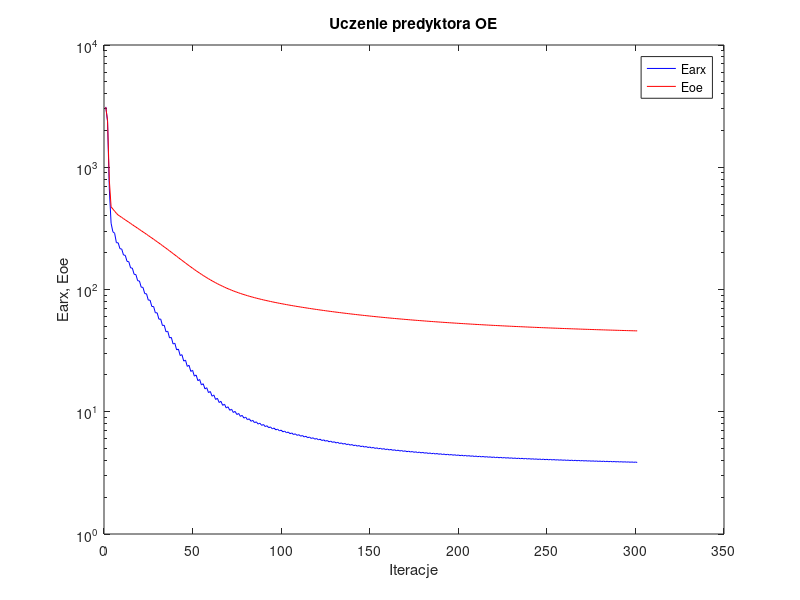
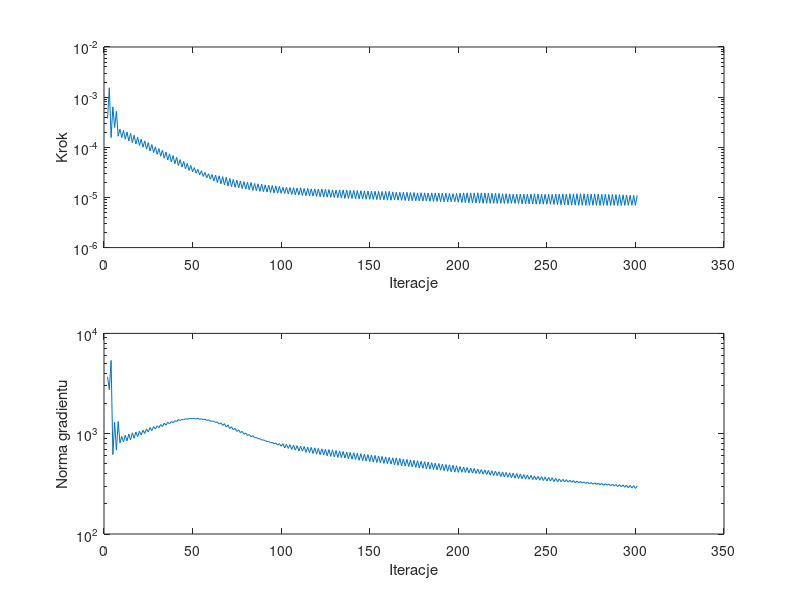

MATLAB code for these plots, in order:
%uczenie predyktora oe
clear all;
n=0; farx(n+1)=3.117383e+003; foe(n+1)=3.106175e+003; wspucz(n+1)=0.000000e+000; ng(n+1)=0.000000e+000;
n=1; farx(n+1)=2.372031e+003; foe(n+1)=2.410825e+003; krok(n+1)=3.748417e-004; ng(n+1)=3.693885e+003;
n=2; farx(n+1)=6.647714e+002; foe(n+1)=7.834467e+002; krok(n+1)=1.532691e-003; ng(n+1)=2.744840e+003;
n=3; farx(n+1)=3.486926e+002; foe(n+1)=4.749398e+002; krok(n+1)=1.562643e-004; ng(n+1)=5.377694e+003;
n=4; farx(n+1)=2.965919e+002; foe(n+1)=4.551956e+002; krok(n+1)=6.399708e-004; ng(n+1)=6.190037e+002;
n=5; farx(n+1)=2.886439e+002; foe(n+1)=4.372714e+002; krok(n+1)=2.478815e-004; ng(n+1)=1.298479e+003;
n=6; farx(n+1)=2.412444e+002; foe(n+1)=4.201810e+002; krok(n+1)=5.216764e-004; ng(n+1)=6.848508e+002;
n=7; farx(n+1)=2.410640e+002; foe(n+1)=4.066412e+002; krok(n+1)=1.662532e-004; ng(n+1)=1.323321e+003;
n=8; farx(n+1)=2.156003e+002; foe(n+1)=3.974232e+002; krok(n+1)=2.302017e-004; ng(n+1)=8.078385e+002;
n=9; farx(n+1)=2.144458e+002; foe(n+1)=3.887184e+002; krok(n+1)=1.563635e-004; ng(n+1)=9.379406e+002;
n=10; farx(n+1)=1.914752e+002; foe(n+1)=3.798722e+002; krok(n+1)=2.162683e-004; ng(n+1)=8.282165e+002;
n=11; farx(n+1)=1.904249e+002; foe(n+1)=3.715066e+002; krok(n+1)=1.451493e-004; ng(n+1)=9.661487e+002;
n=12; farx(n+1)=1.698163e+002; foe(n+1)=3.630525e+002; krok(n+1)=2.014683e-004; ng(n+1)=8.488572e+002;
n=13; farx(n+1)=1.688730e+002; foe(n+1)=3.550522e+002; krok(n+1)=1.340733e-004; ng(n+1)=9.900082e+002;
n=14; farx(n+1)=1.502987e+002; foe(n+1)=3.469440e+002; krok(n+1)=1.900372e-004; ng(n+1)=8.680227e+002;
n=15; farx(n+1)=1.495866e+002; foe(n+1)=3.392675e+002; krok(n+1)=1.239407e-004; ng(n+1)=1.021144e+003;
n=16; farx(n+1)=1.331480e+002; foe(n+1)=3.315449e+002; krok(n+1)=1.736749e-004; ng(n+1)=9.000432e+002;
n=17; farx(n+1)=1.325149e+002; foe(n+1)=3.242389e+002; krok(n+1)=1.161197e-004; ng(n+1)=1.038409e+003;
n=18; farx(n+1)=1.179568e+002; foe(n+1)=3.168806e+002; krok(n+1)=1.582138e-004; ng(n+1)=9.346846e+002;
n=19; farx(n+1)=1.174342e+002; foe(n+1)=3.099014e+002; krok(n+1)=1.085565e-004; ng(n+1)=1.058196e+003;
n=20; farx(n+1)=1.044770e+002; foe(n+1)=3.028723e+002; krok(n+1)=1.445574e-004; ng(n+1)=9.710535e+002;
n=21; farx(n+1)=1.040994e+002; foe(n+1)=2.961672e+002; krok(n+1)=1.001480e-004; ng(n+1)=1.084533e+003;
n=22; farx(n+1)=9.249349e+001; foe(n+1)=2.893967e+002; krok(n+1)=1.338340e-004; ng(n+1)=1.003458e+003;
n=23; farx(n+1)=9.228715e+001; foe(n+1)=2.829234e+002; krok(n+1)=9.199795e-005; ng(n+1)=1.116919e+003;
n=24; farx(n+1)=8.186470e+001; foe(n+1)=2.763914e+002; krok(n+1)=1.239407e-004; ng(n+1)=1.037681e+003;
n=25; farx(n+1)=8.182837e+001; foe(n+1)=2.701180e+002; krok(n+1)=8.408970e-005; ng(n+1)=1.153586e+003;
n=26; farx(n+1)=7.256862e+001; foe(n+1)=2.637978e+002; krok(n+1)=1.133097e-004; ng(n+1)=1.071719e+003;
n=27; farx(n+1)=7.261922e+001; foe(n+1)=2.577512e+002; krok(n+1)=7.847260e-005; ng(n+1)=1.176077e+003;
n=28; farx(n+1)=6.439531e+001; foe(n+1)=2.516757e+002; krok(n+1)=1.022356e-004; ng(n+1)=1.112979e+003;
n=29; farx(n+1)=6.452133e+001; foe(n+1)=2.458361e+002; krok(n+1)=7.265463e-005; ng(n+1)=1.199412e+003;
n=30; farx(n+1)=5.713666e+001; foe(n+1)=2.399633e+002; krok(n+1)=9.411109e-005; ng(n+1)=1.148574e+003;
n=31; farx(n+1)=5.737076e+001; foe(n+1)=2.342961e+002; krok(n+1)=6.636294e-005; ng(n+1)=1.233479e+003;
n=32; farx(n+1)=5.070729e+001; foe(n+1)=2.286037e+002; krok(n+1)=8.763006e-005; ng(n+1)=1.179327e+003;
n=33; farx(n+1)=5.105275e+001; foe(n+1)=2.230955e+002; krok(n+1)=6.047525e-005; ng(n+1)=1.272007e+003;
n=34; farx(n+1)=4.508538e+001; foe(n+1)=2.175926e+002; krok(n+1)=8.074766e-005; ng(n+1)=1.215192e+003;
n=35; farx(n+1)=4.549341e+001; foe(n+1)=2.122710e+002; krok(n+1)=5.560902e-005; ng(n+1)=1.299149e+003;
n=36; farx(n+1)=4.016783e+001; foe(n+1)=2.069742e+002; krok(n+1)=7.395359e-005; ng(n+1)=1.254230e+003;
n=37; farx(n+1)=4.061054e+001; foe(n+1)=2.018559e+002; krok(n+1)=5.111781e-005; ng(n+1)=1.322035e+003;
n=38; farx(n+1)=3.584046e+001; foe(n+1)=1.967629e+002; krok(n+1)=6.836820e-005; ng(n+1)=1.286587e+003;
n=39; farx(n+1)=3.632629e+001; foe(n+1)=1.918467e+002; krok(n+1)=4.702476e-005; ng(n+1)=1.349835e+003;
n=40; farx(n+1)=3.205594e+001; foe(n+1)=1.869887e+002; krok(n+1)=6.291931e-005; ng(n+1)=1.320431e+003;
n=41; farx(n+1)=3.257829e+001; foe(n+1)=1.822852e+002; krok(n+1)=4.334515e-005; ng(n+1)=1.383219e+003;
n=42; farx(n+1)=2.881844e+001; foe(n+1)=1.776860e+002; krok(n+1)=5.665485e-005; ng(n+1)=1.353591e+003;
n=43; farx(n+1)=2.931705e+001; foe(n+1)=1.732516e+002; krok(n+1)=4.041939e-005; ng(n+1)=1.387657e+003;
n=44; farx(n+1)=2.596033e+001; foe(n+1)=1.689105e+002; krok(n+1)=5.219689e-005; ng(n+1)=1.378089e+003;
n=45; farx(n+1)=2.646700e+001; foe(n+1)=1.647173e+002; krok(n+1)=3.709122e-005; ng(n+1)=1.410830e+003;
n=46; farx(n+1)=2.349889e+001; foe(n+1)=1.606355e+002; krok(n+1)=4.789661e-005; ng(n+1)=1.393188e+003;
n=47; farx(n+1)=2.399242e+001; foe(n+1)=1.567134e+002; krok(n+1)=3.459210e-005; ng(n+1)=1.415825e+003;
n=48; farx(n+1)=2.137816e+001; foe(n+1)=1.529202e+002; krok(n+1)=4.341873e-005; ng(n+1)=1.412130e+003;
n=49; farx(n+1)=2.184793e+001; foe(n+1)=1.492784e+002; krok(n+1)=3.242569e-005; ng(n+1)=1.410706e+003;
n=50; farx(n+1)=1.955011e+001; foe(n+1)=1.457722e+002; krok(n+1)=3.936449e-005; ng(n+1)=1.425396e+003;
n=51; farx(n+1)=1.998666e+001; foe(n+1)=1.424109e+002; krok(n+1)=3.039391e-005; ng(n+1)=1.397365e+003;
n=52; farx(n+1)=1.795411e+001; foe(n+1)=1.391767e+002; krok(n+1)=3.631955e-005; ng(n+1)=1.426446e+003;
n=53; farx(n+1)=1.836256e+001; foe(n+1)=1.360801e+002; krok(n+1)=2.809248e-005; ng(n+1)=1.389591e+003;
n=54; farx(n+1)=1.656307e+001; foe(n+1)=1.330943e+002; krok(n+1)=3.418410e-005; ng(n+1)=1.408222e+003;
n=55; farx(n+1)=1.695399e+001; foe(n+1)=1.302517e+002; krok(n+1)=2.628202e-005; ng(n+1)=1.380722e+003;
n=56; farx(n+1)=1.536866e+001; foe(n+1)=1.275245e+002; krok(n+1)=3.158272e-005; ng(n+1)=1.397903e+003;
n=57; farx(n+1)=1.572849e+001; foe(n+1)=1.249320e+002; krok(n+1)=2.470394e-005; ng(n+1)=1.356847e+003;
n=58; farx(n+1)=1.432795e+001; foe(n+1)=1.224413e+002; krok(n+1)=2.961144e-005; ng(n+1)=1.374966e+003;
n=59; farx(n+1)=1.465861e+001; foe(n+1)=1.200808e+002; krok(n+1)=2.310648e-005; ng(n+1)=1.332484e+003;
n=60; farx(n+1)=1.340287e+001; foe(n+1)=1.178048e+002; krok(n+1)=2.860122e-005; ng(n+1)=1.339414e+003;
n=61; farx(n+1)=1.372031e+001; foe(n+1)=1.156451e+002; krok(n+1)=2.132008e-005; ng(n+1)=1.326518e+003;
n=62; farx(n+1)=1.259995e+001; foe(n+1)=1.135647e+002; krok(n+1)=2.769106e-005; ng(n+1)=1.296095e+003;
n=63; farx(n+1)=1.289589e+001; foe(n+1)=1.115959e+002; krok(n+1)=1.977673e-005; ng(n+1)=1.309242e+003;
n=64; farx(n+1)=1.189690e+001; foe(n+1)=1.096893e+002; krok(n+1)=2.703354e-005; ng(n+1)=1.246002e+003;
n=65; farx(n+1)=1.217561e+001; foe(n+1)=1.078976e+002; krok(n+1)=1.868136e-005; ng(n+1)=1.285788e+003;
n=66; farx(n+1)=1.128120e+001; foe(n+1)=1.061681e+002; krok(n+1)=2.605170e-005; ng(n+1)=1.208920e+003;
n=67; farx(n+1)=1.154143e+001; foe(n+1)=1.045364e+002; krok(n+1)=1.760998e-005; ng(n+1)=1.259693e+003;
n=68; farx(n+1)=1.074157e+001; foe(n+1)=1.029593e+002; krok(n+1)=2.531441e-005; ng(n+1)=1.162998e+003;
n=69; farx(n+1)=1.098503e+001; foe(n+1)=1.014758e+002; krok(n+1)=1.684728e-005; ng(n+1)=1.226737e+003;
n=70; farx(n+1)=1.027804e+001; foe(n+1)=1.000468e+002; krok(n+1)=2.394830e-005; ng(n+1)=1.125592e+003;
n=71; farx(n+1)=1.049798e+001; foe(n+1)=9.871057e+001; krok(n+1)=1.644725e-005; ng(n+1)=1.172527e+003;
n=72; farx(n+1)=9.864211e+000; foe(n+1)=9.741614e+001; krok(n+1)=2.286087e-005; ng(n+1)=1.091302e+003;
n=73; farx(n+1)=1.006733e+001; foe(n+1)=9.620193e+001; krok(n+1)=1.595012e-005; ng(n+1)=1.130464e+003;
n=74; farx(n+1)=9.493848e+000; foe(n+1)=9.502376e+001; krok(n+1)=2.208984e-005; ng(n+1)=1.054340e+003;
n=75; farx(n+1)=9.685026e+000; foe(n+1)=9.391389e+001; krok(n+1)=1.549259e-005; ng(n+1)=1.094291e+003;
n=76; farx(n+1)=9.165027e+000; foe(n+1)=9.284100e+001; krok(n+1)=2.122479e-005; ng(n+1)=1.021224e+003;
n=77; farx(n+1)=9.342362e+000; foe(n+1)=9.182527e+001; krok(n+1)=1.502405e-005; ng(n+1)=1.055177e+003;
n=78; farx(n+1)=8.869903e+000; foe(n+1)=9.083970e+001; krok(n+1)=2.060293e-005; ng(n+1)=9.875598e+002;
n=79; farx(n+1)=9.034873e+000; foe(n+1)=8.990772e+001; krok(n+1)=1.465430e-005; ng(n+1)=1.015848e+003;
n=80; farx(n+1)=8.601396e+000; foe(n+1)=8.900087e+001; krok(n+1)=2.006817e-005; ng(n+1)=9.613715e+002;
n=81; farx(n+1)=8.755517e+000; foe(n+1)=8.814026e+001; krok(n+1)=1.416371e-005; ng(n+1)=9.825485e+002;
n=82; farx(n+1)=8.354190e+000; foe(n+1)=8.729795e+001; krok(n+1)=1.991107e-005; ng(n+1)=9.313091e+002;
n=83; farx(n+1)=8.503246e+000; foe(n+1)=8.649730e+001; krok(n+1)=1.384553e-005; ng(n+1)=9.566125e+002;
n=84; farx(n+1)=8.135113e+000; foe(n+1)=8.572132e+001; krok(n+1)=1.900941e-005; ng(n+1)=9.145511e+002;
n=85; farx(n+1)=8.272545e+000; foe(n+1)=8.498128e+001; krok(n+1)=1.361415e-005; ng(n+1)=9.159458e+002;
n=86; farx(n+1)=7.929414e+000; foe(n+1)=8.425751e+001; krok(n+1)=1.871916e-005; ng(n+1)=8.906976e+002;
n=87; farx(n+1)=8.060233e+000; foe(n+1)=8.356500e+001; krok(n+1)=1.323611e-005; ng(n+1)=8.902081e+002;
n=88; farx(n+1)=7.739326e+000; foe(n+1)=8.288678e+001; krok(n+1)=1.847442e-005; ng(n+1)=8.672680e+002;
n=89; farx(n+1)=7.865663e+000; foe(n+1)=8.223651e+001; krok(n+1)=1.302585e-005; ng(n+1)=8.657503e+002;
n=90; farx(n+1)=7.566944e+000; foe(n+1)=8.160385e+001; krok(n+1)=1.775984e-005; ng(n+1)=8.540779e+002;
n=91; farx(n+1)=7.685048e+000; foe(n+1)=8.099510e+001; krok(n+1)=1.283755e-005; ng(n+1)=8.330536e+002;
n=92; farx(n+1)=7.404004e+000; foe(n+1)=8.039844e+001; krok(n+1)=1.749394e-005; ng(n+1)=8.364885e+002;
n=93; farx(n+1)=7.516732e+000; foe(n+1)=7.982336e+001; krok(n+1)=1.254943e-005; ng(n+1)=8.104407e+002;
n=94; farx(n+1)=7.250793e+000; foe(n+1)=7.925820e+001; krok(n+1)=1.733471e-005; ng(n+1)=8.198290e+002;
n=95; farx(n+1)=7.359919e+000; foe(n+1)=7.871228e+001; krok(n+1)=1.231075e-005; ng(n+1)=7.918064e+002;
n=96; farx(n+1)=7.108955e+000; foe(n+1)=7.817739e+001; krok(n+1)=1.694172e-005; ng(n+1)=8.084055e+002;
n=97; farx(n+1)=7.213153e+000; foe(n+1)=7.765984e+001; krok(n+1)=1.214216e-005; ng(n+1)=7.688188e+002;
n=98; farx(n+1)=6.975207e+000; foe(n+1)=7.715158e+001; krok(n+1)=1.664416e-005; ng(n+1)=7.966896e+002;
n=99; farx(n+1)=7.076684e+000; foe(n+1)=7.665897e+001; krok(n+1)=1.209447e-005; ng(n+1)=7.494734e+002;
n=100; farx(n+1)=6.852819e+000; foe(n+1)=7.617834e+001; krok(n+1)=1.588017e-005; ng(n+1)=7.951690e+002;
n=101; farx(n+1)=6.946999e+000; foe(n+1)=7.571171e+001; krok(n+1)=1.197415e-005; ng(n+1)=7.205756e+002;
n=102; farx(n+1)=6.731671e+000; foe(n+1)=7.525016e+001; krok(n+1)=1.600260e-005; ng(n+1)=7.830684e+002;
n=103; farx(n+1)=6.824945e+000; foe(n+1)=7.480092e+001; krok(n+1)=1.171380e-005; ng(n+1)=7.133815e+002;
n=104; farx(n+1)=6.619232e+000; foe(n+1)=7.435965e+001; krok(n+1)=1.572983e-005; ng(n+1)=7.771360e+002;
n=105; farx(n+1)=6.708953e+000; foe(n+1)=7.392912e+001; krok(n+1)=1.151293e-005; ng(n+1)=6.981327e+002;
n=106; farx(n+1)=6.511752e+000; foe(n+1)=7.350465e+001; krok(n+1)=1.565988e-005; ng(n+1)=7.675538e+002;
n=107; farx(n+1)=6.599183e+000; foe(n+1)=7.309050e+001; krok(n+1)=1.133131e-005; ng(n+1)=6.865843e+002;
n=108; farx(n+1)=6.410958e+000; foe(n+1)=7.268268e+001; krok(n+1)=1.539716e-005; ng(n+1)=7.603582e+002;
n=109; farx(n+1)=6.494493e+000; foe(n+1)=7.228537e+001; krok(n+1)=1.115447e-005; ng(n+1)=6.715702e+002;
n=110; farx(n+1)=6.311642e+000; foe(n+1)=7.189102e+001; krok(n+1)=1.558957e-005; ng(n+1)=7.494662e+002;
n=111; farx(n+1)=6.395480e+000; foe(n+1)=7.150514e+001; krok(n+1)=1.095376e-005; ng(n+1)=6.700801e+002;
n=112; farx(n+1)=6.221275e+000; foe(n+1)=7.112693e+001; krok(n+1)=1.511997e-005; ng(n+1)=7.456057e+002;
n=113; farx(n+1)=6.300700e+000; foe(n+1)=7.075735e+001; krok(n+1)=1.085468e-005; ng(n+1)=6.520051e+002;
n=114; farx(n+1)=6.132171e+000; foe(n+1)=7.039090e+001; krok(n+1)=1.519948e-005; ng(n+1)=7.351762e+002;
n=115; farx(n+1)=6.210901e+000; foe(n+1)=7.003262e+001; krok(n+1)=1.071362e-005; ng(n+1)=6.467812e+002;
n=116; farx(n+1)=6.049195e+000; foe(n+1)=6.968005e+001; krok(n+1)=1.486954e-005; ng(n+1)=7.304830e+002;
n=117; farx(n+1)=6.125118e+000; foe(n+1)=6.933511e+001; krok(n+1)=1.063629e-005; ng(n+1)=6.334799e+002;
n=118; farx(n+1)=5.968958e+000; foe(n+1)=6.899425e+001; krok(n+1)=1.476242e-005; ng(n+1)=7.231018e+002;
n=119; farx(n+1)=6.042999e+000; foe(n+1)=6.866044e+001; krok(n+1)=1.048504e-005; ng(n+1)=6.253412e+002;
n=120; farx(n+1)=5.892096e+000; foe(n+1)=6.833014e+001; krok(n+1)=1.470858e-005; ng(n+1)=7.146822e+002;
n=121; farx(n+1)=5.964441e+000; foe(n+1)=6.800678e+001; krok(n+1)=1.033992e-005; ng(n+1)=6.178715e+002;
n=122; farx(n+1)=5.818216e+000; foe(n+1)=6.768659e+001; krok(n+1)=1.468252e-005; ng(n+1)=7.065164e+002;
n=123; farx(n+1)=5.889452e+000; foe(n+1)=6.737278e+001; krok(n+1)=1.022121e-005; ng(n+1)=6.119043e+002;
n=124; farx(n+1)=5.748377e+000; foe(n+1)=6.706310e+001; krok(n+1)=1.448879e-005; ng(n+1)=7.002817e+002;
n=125; farx(n+1)=5.817795e+000; foe(n+1)=6.675964e+001; krok(n+1)=1.015759e-005; ng(n+1)=6.021646e+002;
n=126; farx(n+1)=5.681051e+000; foe(n+1)=6.645995e+001; krok(n+1)=1.436371e-005; ng(n+1)=6.940721e+002;
n=127; farx(n+1)=5.749400e+000; foe(n+1)=6.616560e+001; krok(n+1)=1.009346e-005; ng(n+1)=5.952362e+002;
n=128; farx(n+1)=5.617012e+000; foe(n+1)=6.587605e+001; krok(n+1)=1.414532e-005; ng(n+1)=6.892999e+002;
n=129; farx(n+1)=5.683571e+000; foe(n+1)=6.559091e+001; krok(n+1)=9.999543e-006; ng(n+1)=5.868816e+002;
n=130; farx(n+1)=5.555593e+000; foe(n+1)=6.530972e+001; krok(n+1)=1.404611e-005; ng(n+1)=6.815274e+002;
n=131; farx(n+1)=5.620289e+000; foe(n+1)=6.503341e+001; krok(n+1)=9.888364e-006; ng(n+1)=5.788940e+002;
n=132; farx(n+1)=5.495374e+000; foe(n+1)=6.475973e+001; krok(n+1)=1.414532e-005; ng(n+1)=6.727249e+002;
n=133; farx(n+1)=5.559450e+000; foe(n+1)=6.449013e+001; krok(n+1)=9.722265e-006; ng(n+1)=5.770434e+002;
n=134; farx(n+1)=5.437942e+000; foe(n+1)=6.422406e+001; krok(n+1)=1.414532e-005; ng(n+1)=6.649520e+002;
n=135; farx(n+1)=5.500819e+000; foe(n+1)=6.396168e+001; krok(n+1)=9.579475e-006; ng(n+1)=5.725874e+002;
n=136; farx(n+1)=5.383691e+000; foe(n+1)=6.370249e+001; krok(n+1)=1.404624e-005; ng(n+1)=6.563483e+002;
n=137; farx(n+1)=5.445027e+000; foe(n+1)=6.344866e+001; krok(n+1)=9.571928e-006; ng(n+1)=5.630519e+002;
n=138; farx(n+1)=5.331285e+000; foe(n+1)=6.319774e+001; krok(n+1)=1.386876e-005; ng(n+1)=6.514975e+002;
n=139; farx(n+1)=5.391414e+000; foe(n+1)=6.295138e+001; krok(n+1)=9.520265e-006; ng(n+1)=5.561766e+002;
n=140; farx(n+1)=5.280148e+000; foe(n+1)=6.270799e+001; krok(n+1)=1.384553e-005; ng(n+1)=6.457233e+002;
n=141; farx(n+1)=5.339401e+000; foe(n+1)=6.246757e+001; krok(n+1)=9.359580e-006; ng(n+1)=5.536331e+002;
n=142; farx(n+1)=5.232324e+000; foe(n+1)=6.223008e+001; krok(n+1)=1.373458e-005; ng(n+1)=6.368230e+002;
n=143; farx(n+1)=5.290022e+000; foe(n+1)=6.199771e+001; krok(n+1)=9.388408e-006; ng(n+1)=5.434875e+002;
n=144; farx(n+1)=5.185443e+000; foe(n+1)=6.176785e+001; krok(n+1)=1.360069e-005; ng(n+1)=6.326242e+002;
n=145; farx(n+1)=5.242284e+000; foe(n+1)=6.154158e+001; krok(n+1)=9.301319e-006; ng(n+1)=5.389625e+002;
n=146; farx(n+1)=5.140614e+000; foe(n+1)=6.131809e+001; krok(n+1)=1.351677e-005; ng(n+1)=6.260970e+002;
n=147; farx(n+1)=5.196333e+000; foe(n+1)=6.109816e+001; krok(n+1)=9.235984e-006; ng(n+1)=5.330398e+002;
n=148; farx(n+1)=5.097428e+000; foe(n+1)=6.088077e+001; krok(n+1)=1.344623e-005; ng(n+1)=6.194802e+002;
n=149; farx(n+1)=5.152113e+000; foe(n+1)=6.066690e+001; krok(n+1)=9.173490e-006; ng(n+1)=5.273968e+002;
n=150; farx(n+1)=5.056015e+000; foe(n+1)=6.045546e+001; krok(n+1)=1.334530e-005; ng(n+1)=6.130879e+002;
n=151; farx(n+1)=5.109647e+000; foe(n+1)=6.024771e+001; krok(n+1)=9.139546e-006; ng(n+1)=5.210360e+002;
n=152; farx(n+1)=5.015751e+000; foe(n+1)=6.004231e+001; krok(n+1)=1.328171e-005; ng(n+1)=6.075051e+002;
n=153; farx(n+1)=5.068549e+000; foe(n+1)=5.983982e+001; krok(n+1)=9.049168e-006; ng(n+1)=5.168574e+002;
n=154; farx(n+1)=4.977112e+000; foe(n+1)=5.963970e+001; krok(n+1)=1.324381e-005; ng(n+1)=6.005297e+002;
n=155; farx(n+1)=5.028967e+000; foe(n+1)=5.944263e+001; krok(n+1)=8.985823e-006; ng(n+1)=5.116612e+002;
n=156; farx(n+1)=4.939864e+000; foe(n+1)=5.924780e+001; krok(n+1)=1.318762e-005; ng(n+1)=5.940750e+002;
n=157; farx(n+1)=4.990726e+000; foe(n+1)=5.905599e+001; krok(n+1)=8.914462e-006; ng(n+1)=5.065063e+002;
n=158; farx(n+1)=4.903723e+000; foe(n+1)=5.886605e+001; krok(n+1)=1.318762e-005; ng(n+1)=5.871346e+002;
n=159; farx(n+1)=4.953805e+000; foe(n+1)=5.867903e+001; krok(n+1)=8.833238e-006; ng(n+1)=5.024097e+002;
n=160; farx(n+1)=4.868989e+000; foe(n+1)=5.849390e+001; krok(n+1)=1.315377e-005; ng(n+1)=5.804033e+002;
n=161; farx(n+1)=4.918360e+000; foe(n+1)=5.831180e+001; krok(n+1)=8.799185e-006; ng(n+1)=4.974685e+002;
n=162; farx(n+1)=4.836358e+000; foe(n+1)=5.813196e+001; krok(n+1)=1.290553e-005; ng(n+1)=5.753956e+002;
n=163; farx(n+1)=4.884586e+000; foe(n+1)=5.795586e+001; krok(n+1)=8.879922e-006; ng(n+1)=4.881859e+002;
n=164; farx(n+1)=4.804262e+000; foe(n+1)=5.778189e+001; krok(n+1)=1.270754e-005; ng(n+1)=5.727708e+002;
n=165; farx(n+1)=4.851620e+000; foe(n+1)=5.761035e+001; krok(n+1)=8.818436e-006; ng(n+1)=4.833747e+002;
n=166; farx(n+1)=4.773289e+000; foe(n+1)=5.744071e+001; krok(n+1)=1.266631e-005; ng(n+1)=5.662532e+002;
n=167; farx(n+1)=4.819733e+000; foe(n+1)=5.727366e+001; krok(n+1)=8.756691e-006; ng(n+1)=4.784102e+002;
n=168; farx(n+1)=4.742955e+000; foe(n+1)=5.710810e+001; krok(n+1)=1.270754e-005; ng(n+1)=5.595408e+002;
n=169; farx(n+1)=4.788968e+000; foe(n+1)=5.694483e+001; krok(n+1)=8.682944e-006; ng(n+1)=4.756275e+002;
n=170; farx(n+1)=4.713883e+000; foe(n+1)=5.678359e+001; krok(n+1)=1.265721e-005; ng(n+1)=5.538895e+002;
n=171; farx(n+1)=4.759085e+000; foe(n+1)=5.662439e+001; krok(n+1)=8.610243e-006; ng(n+1)=4.713608e+002;
n=172; farx(n+1)=4.686077e+000; foe(n+1)=5.646690e+001; krok(n+1)=1.259797e-005; ng(n+1)=5.470675e+002;
n=173; farx(n+1)=4.730438e+000; foe(n+1)=5.631214e+001; krok(n+1)=8.610243e-006; ng(n+1)=4.652891e+002;
n=174; farx(n+1)=4.658903e+000; foe(n+1)=5.615899e+001; krok(n+1)=1.251675e-005; ng(n+1)=5.424107e+002;
n=175; farx(n+1)=4.702867e+000; foe(n+1)=5.600802e+001; krok(n+1)=8.600086e-006; ng(n+1)=4.612736e+002;
n=176; farx(n+1)=4.633109e+000; foe(n+1)=5.585936e+001; krok(n+1)=1.231075e-005; ng(n+1)=5.387869e+002;
n=177; farx(n+1)=4.675812e+000; foe(n+1)=5.571267e+001; krok(n+1)=8.546025e-006; ng(n+1)=4.548027e+002;
n=178; farx(n+1)=4.607501e+000; foe(n+1)=5.556704e+001; krok(n+1)=1.240823e-005; ng(n+1)=5.310088e+002;
n=179; farx(n+1)=4.649833e+000; foe(n+1)=5.542362e+001; krok(n+1)=8.488840e-006; ng(n+1)=4.520242e+002;
n=180; farx(n+1)=4.582991e+000; foe(n+1)=5.528177e+001; krok(n+1)=1.233369e-005; ng(n+1)=5.259605e+002;
n=181; farx(n+1)=4.624728e+000; foe(n+1)=5.514193e+001; krok(n+1)=8.466097e-006; ng(n+1)=4.475749e+002;
n=182; farx(n+1)=4.559284e+000; foe(n+1)=5.500382e+001; krok(n+1)=1.224850e-005; ng(n+1)=5.212293e+002;
n=183; farx(n+1)=4.600086e+000; foe(n+1)=5.486746e+001; krok(n+1)=8.379583e-006; ng(n+1)=4.431732e+002;
n=184; farx(n+1)=4.536067e+000; foe(n+1)=5.473200e+001; krok(n+1)=1.234279e-005; ng(n+1)=5.134256e+002;
n=185; farx(n+1)=4.576436e+000; foe(n+1)=5.459874e+001; krok(n+1)=8.333245e-006; ng(n+1)=4.399675e+002;
n=186; farx(n+1)=4.513715e+000; foe(n+1)=5.446672e+001; krok(n+1)=1.228282e-005; ng(n+1)=5.084623e+002;
n=187; farx(n+1)=4.553605e+000; foe(n+1)=5.433669e+001; krok(n+1)=8.316918e-006; ng(n+1)=4.359145e+002;
n=188; farx(n+1)=4.491949e+000; foe(n+1)=5.420821e+001; krok(n+1)=1.222055e-005; ng(n+1)=5.042467e+002;
n=189; farx(n+1)=4.531256e+000; foe(n+1)=5.408111e+001; krok(n+1)=8.245016e-006; ng(n+1)=4.327122e+002;
n=190; farx(n+1)=4.470977e+000; foe(n+1)=5.395544e+001; krok(n+1)=1.221656e-005; ng(n+1)=4.980611e+002;
n=191; farx(n+1)=4.509710e+000; foe(n+1)=5.383144e+001; krok(n+1)=8.219763e-006; ng(n+1)=4.284972e+002;
n=192; farx(n+1)=4.450898e+000; foe(n+1)=5.370891e+001; krok(n+1)=1.209645e-005; ng(n+1)=4.932881e+002;
n=193; farx(n+1)=4.488884e+000; foe(n+1)=5.358826e+001; krok(n+1)=8.226685e-006; ng(n+1)=4.228198e+002;
n=194; farx(n+1)=4.431424e+000; foe(n+1)=5.346884e+001; krok(n+1)=1.197415e-005; ng(n+1)=4.888517e+002;
n=195; farx(n+1)=4.468710e+000; foe(n+1)=5.335136e+001; krok(n+1)=8.229150e-006; ng(n+1)=4.174818e+002;
n=196; farx(n+1)=4.412307e+000; foe(n+1)=5.323493e+001; krok(n+1)=1.191521e-005; ng(n+1)=4.844048e+002;
n=197; farx(n+1)=4.449049e+000; foe(n+1)=5.312017e+001; krok(n+1)=8.186754e-006; ng(n+1)=4.138410e+002;
n=198; farx(n+1)=4.393495e+000; foe(n+1)=5.300640e+001; krok(n+1)=1.195092e-005; ng(n+1)=4.792094e+002;
n=199; farx(n+1)=4.429624e+000; foe(n+1)=5.289396e+001; krok(n+1)=8.058704e-006; ng(n+1)=4.117855e+002;
n=200; farx(n+1)=4.374710e+000; foe(n+1)=5.278197e+001; krok(n+1)=1.222055e-005; ng(n+1)=4.713688e+002;
n=201; farx(n+1)=4.410749e+000; foe(n+1)=5.267115e+001; krok(n+1)=7.920990e-006; ng(n+1)=4.131525e+002;
n=202; farx(n+1)=4.356827e+000; foe(n+1)=5.256127e+001; krok(n+1)=1.231075e-005; ng(n+1)=4.649619e+002;
n=203; farx(n+1)=4.392368e+000; foe(n+1)=5.245274e+001; krok(n+1)=7.840842e-006; ng(n+1)=4.108813e+002;
n=204; farx(n+1)=4.339595e+000; foe(n+1)=5.234497e+001; krok(n+1)=1.234279e-005; ng(n+1)=4.588271e+002;
n=205; farx(n+1)=4.374667e+000; foe(n+1)=5.223897e+001; krok(n+1)=7.821846e-006; ng(n+1)=4.071164e+002;
n=206; farx(n+1)=4.322805e+000; foe(n+1)=5.213387e+001; krok(n+1)=1.229246e-005; ng(n+1)=4.545624e+002;
n=207; farx(n+1)=4.357405e+000; foe(n+1)=5.203023e+001; krok(n+1)=7.784140e-006; ng(n+1)=4.038514e+002;
n=208; farx(n+1)=4.306341e+000; foe(n+1)=5.192751e+001; krok(n+1)=1.231075e-005; ng(n+1)=4.497465e+002;
n=209; farx(n+1)=4.340427e+000; foe(n+1)=5.182596e+001; krok(n+1)=7.698578e-006; ng(n+1)=4.016619e+002;
n=210; farx(n+1)=4.290304e+000; foe(n+1)=5.172501e+001; krok(n+1)=1.240823e-005; ng(n+1)=4.434169e+002;
n=211; farx(n+1)=4.324124e+000; foe(n+1)=5.162555e+001; krok(n+1)=7.675753e-006; ng(n+1)=3.991766e+002;
n=212; farx(n+1)=4.274891e+000; foe(n+1)=5.152722e+001; krok(n+1)=1.231075e-005; ng(n+1)=4.397322e+002;
n=213; farx(n+1)=4.308146e+000; foe(n+1)=5.143008e+001; krok(n+1)=7.640629e-006; ng(n+1)=3.953348e+002;
n=214; farx(n+1)=4.259897e+000; foe(n+1)=5.133381e+001; krok(n+1)=1.229246e-005; ng(n+1)=4.346892e+002;
n=215; farx(n+1)=4.292722e+000; foe(n+1)=5.123893e+001; krok(n+1)=7.635955e-006; ng(n+1)=3.914530e+002;
n=216; farx(n+1)=4.245496e+000; foe(n+1)=5.114508e+001; krok(n+1)=1.215525e-005; ng(n+1)=4.309772e+002;
n=217; farx(n+1)=4.277710e+000; foe(n+1)=5.105266e+001; krok(n+1)=7.640629e-006; ng(n+1)=3.863083e+002;
n=218; farx(n+1)=4.231317e+000; foe(n+1)=5.096101e+001; krok(n+1)=1.209645e-005; ng(n+1)=4.269043e+002;
n=219; farx(n+1)=4.263136e+000; foe(n+1)=5.087067e+001; krok(n+1)=7.632581e-006; ng(n+1)=3.827569e+002;
n=220; farx(n+1)=4.217260e+000; foe(n+1)=5.078126e+001; krok(n+1)=1.209447e-005; ng(n+1)=4.232107e+002;
n=221; farx(n+1)=4.248762e+000; foe(n+1)=5.069252e+001; krok(n+1)=7.559406e-006; ng(n+1)=3.814018e+002;
n=222; farx(n+1)=4.204241e+000; foe(n+1)=5.060480e+001; krok(n+1)=1.197415e-005; ng(n+1)=4.180055e+002;
n=223; farx(n+1)=4.235085e+000; foe(n+1)=5.051874e+001; krok(n+1)=7.637023e-006; ng(n+1)=3.741209e+002;
n=224; farx(n+1)=4.191113e+000; foe(n+1)=5.043351e+001; krok(n+1)=1.184623e-005; ng(n+1)=4.157310e+002;
n=225; farx(n+1)=4.221498e+000; foe(n+1)=5.034923e+001; krok(n+1)=7.585237e-006; ng(n+1)=3.713786e+002;
n=226; farx(n+1)=4.178365e+000; foe(n+1)=5.026558e+001; krok(n+1)=1.185899e-005; ng(n+1)=4.106558e+002;
n=227; farx(n+1)=4.208412e+000; foe(n+1)=5.018314e+001; krok(n+1)=7.586438e-006; ng(n+1)=3.679954e+002;
n=228; farx(n+1)=4.166122e+000; foe(n+1)=5.010154e+001; krok(n+1)=1.171829e-005; ng(n+1)=4.075644e+002;
n=229; farx(n+1)=4.195722e+000; foe(n+1)=5.002113e+001; krok(n+1)=7.618246e-006; ng(n+1)=3.632567e+002;
n=230; farx(n+1)=4.154040e+000; foe(n+1)=4.994160e+001; krok(n+1)=1.161317e-005; ng(n+1)=4.048732e+002;
n=231; farx(n+1)=4.183241e+000; foe(n+1)=4.986290e+001; krok(n+1)=7.598479e-006; ng(n+1)=3.602179e+002;
n=232; farx(n+1)=4.142266e+000; foe(n+1)=4.978504e+001; krok(n+1)=1.157184e-005; ng(n+1)=4.010560e+002;
n=233; farx(n+1)=4.170968e+000; foe(n+1)=4.970803e+001; krok(n+1)=7.559984e-006; ng(n+1)=3.570754e+002;
n=234; farx(n+1)=4.130516e+000; foe(n+1)=4.963157e+001; krok(n+1)=1.165470e-005; ng(n+1)=3.964309e+002;
n=235; farx(n+1)=4.158925e+000; foe(n+1)=4.955586e+001; krok(n+1)=7.488082e-006; ng(n+1)=3.558923e+002;
n=236; farx(n+1)=4.119207e+000; foe(n+1)=4.948072e+001; krok(n+1)=1.168144e-005; ng(n+1)=3.917243e+002;
n=237; farx(n+1)=4.147247e+000; foe(n+1)=4.940658e+001; krok(n+1)=7.470954e-006; ng(n+1)=3.529585e+002;
n=238; farx(n+1)=4.108064e+000; foe(n+1)=4.933301e+001; krok(n+1)=1.167393e-005; ng(n+1)=3.881145e+002;
n=239; farx(n+1)=4.135763e+000; foe(n+1)=4.926027e+001; krok(n+1)=7.426417e-006; ng(n+1)=3.509012e+002;
n=240; farx(n+1)=4.097224e+000; foe(n+1)=4.918805e+001; krok(n+1)=1.168144e-005; ng(n+1)=3.839393e+002;
n=241; farx(n+1)=4.124479e+000; foe(n+1)=4.911677e+001; krok(n+1)=7.381362e-006; ng(n+1)=3.482257e+002;
n=242; farx(n+1)=4.086389e+000; foe(n+1)=4.904575e+001; krok(n+1)=1.178746e-005; ng(n+1)=3.793976e+002;
n=243; farx(n+1)=4.113505e+000; foe(n+1)=4.897558e+001; krok(n+1)=7.336129e-006; ng(n+1)=3.476712e+002;
n=244; farx(n+1)=4.076089e+000; foe(n+1)=4.890603e+001; krok(n+1)=1.171829e-005; ng(n+1)=3.759503e+002;
n=245; farx(n+1)=4.102884e+000; foe(n+1)=4.883741e+001; krok(n+1)=7.359141e-006; ng(n+1)=3.440475e+002;
n=246; farx(n+1)=4.065962e+000; foe(n+1)=4.876956e+001; krok(n+1)=1.161317e-005; ng(n+1)=3.735385e+002;
n=247; farx(n+1)=4.092368e+000; foe(n+1)=4.870232e+001; krok(n+1)=7.334139e-006; ng(n+1)=3.412835e+002;
n=248; farx(n+1)=4.056187e+000; foe(n+1)=4.863572e+001; krok(n+1)=1.155324e-005; ng(n+1)=3.697330e+002;
n=249; farx(n+1)=4.082119e+000; foe(n+1)=4.857003e+001; krok(n+1)=7.338903e-006; ng(n+1)=3.372290e+002;
n=250; farx(n+1)=4.046217e+000; foe(n+1)=4.850473e+001; krok(n+1)=1.161317e-005; ng(n+1)=3.663362e+002;
n=251; farx(n+1)=4.072124e+000; foe(n+1)=4.843996e+001; krok(n+1)=7.304702e-006; ng(n+1)=3.371631e+002;
n=252; farx(n+1)=4.036856e+000; foe(n+1)=4.837612e+001; krok(n+1)=1.148266e-005; ng(n+1)=3.636582e+002;
n=253; farx(n+1)=4.062122e+000; foe(n+1)=4.831282e+001; krok(n+1)=7.265431e-006; ng(n+1)=3.330632e+002;
n=254; farx(n+1)=4.027373e+000; foe(n+1)=4.824975e+001; krok(n+1)=1.161523e-005; ng(n+1)=3.586317e+002;
n=255; farx(n+1)=4.052342e+000; foe(n+1)=4.818749e+001; krok(n+1)=7.204914e-006; ng(n+1)=3.318378e+002;
n=256; farx(n+1)=4.018001e+000; foe(n+1)=4.812535e+001; krok(n+1)=1.171829e-005; ng(n+1)=3.543678e+002;
n=257; farx(n+1)=4.042780e+000; foe(n+1)=4.806403e+001; krok(n+1)=7.156975e-006; ng(n+1)=3.311096e+002;
n=258; farx(n+1)=4.008802e+000; foe(n+1)=4.800297e+001; krok(n+1)=1.177023e-005; ng(n+1)=3.508038e+002;
n=259; farx(n+1)=4.033457e+000; foe(n+1)=4.794259e+001; krok(n+1)=7.133044e-006; ng(n+1)=3.302216e+002;
n=260; farx(n+1)=3.999914e+000; foe(n+1)=4.788282e+001; krok(n+1)=1.171380e-005; ng(n+1)=3.480628e+002;
n=261; farx(n+1)=4.024164e+000; foe(n+1)=4.782356e+001; krok(n+1)=7.086051e-006; ng(n+1)=3.279204e+002;
n=262; farx(n+1)=3.990978e+000; foe(n+1)=4.776457e+001; krok(n+1)=1.184623e-005; ng(n+1)=3.437695e+002;
n=263; farx(n+1)=4.015124e+000; foe(n+1)=4.770611e+001; krok(n+1)=7.048309e-006; ng(n+1)=3.275930e+002;
n=264; farx(n+1)=3.982485e+000; foe(n+1)=4.764828e+001; krok(n+1)=1.177023e-005; ng(n+1)=3.408071e+002;
n=265; farx(n+1)=4.006177e+000; foe(n+1)=4.759104e+001; krok(n+1)=7.026980e-006; ng(n+1)=3.242258e+002;
n=266; farx(n+1)=3.973889e+000; foe(n+1)=4.753405e+001; krok(n+1)=1.186082e-005; ng(n+1)=3.369803e+002;
n=267; farx(n+1)=3.997413e+000; foe(n+1)=4.747763e+001; krok(n+1)=6.986564e-006; ng(n+1)=3.234949e+002;
n=268; farx(n+1)=3.965509e+000; foe(n+1)=4.742162e+001; krok(n+1)=1.187732e-005; ng(n+1)=3.337479e+002;
n=269; farx(n+1)=3.988842e+000; foe(n+1)=4.736612e+001; krok(n+1)=6.971762e-006; ng(n+1)=3.219201e+002;
n=270; farx(n+1)=3.957407e+000; foe(n+1)=4.731122e+001; krok(n+1)=1.180191e-005; ng(n+1)=3.310643e+002;
n=271; farx(n+1)=3.980423e+000; foe(n+1)=4.725681e+001; krok(n+1)=6.971762e-006; ng(n+1)=3.189944e+002;
n=272; farx(n+1)=3.949504e+000; foe(n+1)=4.720294e+001; krok(n+1)=1.171829e-005; ng(n+1)=3.286119e+002;
n=273; farx(n+1)=3.972150e+000; foe(n+1)=4.714967e+001; krok(n+1)=6.975132e-006; ng(n+1)=3.155965e+002;
n=274; farx(n+1)=3.941659e+000; foe(n+1)=4.709676e+001; krok(n+1)=1.168144e-005; ng(n+1)=3.263153e+002;
n=275; farx(n+1)=3.964021e+000; foe(n+1)=4.704445e+001; krok(n+1)=6.966570e-006; ng(n+1)=3.131550e+002;
n=276; farx(n+1)=3.933852e+000; foe(n+1)=4.699247e+001; krok(n+1)=1.168403e-005; ng(n+1)=3.240633e+002;
n=277; farx(n+1)=3.956002e+000; foe(n+1)=4.694097e+001; krok(n+1)=6.939469e-006; ng(n+1)=3.117662e+002;
n=278; farx(n+1)=3.926224e+000; foe(n+1)=4.688985e+001; krok(n+1)=1.167393e-005; ng(n+1)=3.216588e+002;
n=279; farx(n+1)=3.948153e+000; foe(n+1)=4.683922e+001; krok(n+1)=6.935028e-006; ng(n+1)=3.097138e+002;
n=280; farx(n+1)=3.918902e+000; foe(n+1)=4.678907e+001; krok(n+1)=1.155324e-005; ng(n+1)=3.197671e+002;
n=281; farx(n+1)=3.940423e+000; foe(n+1)=4.673955e+001; krok(n+1)=6.948457e-006; ng(n+1)=3.057833e+002;
n=282; farx(n+1)=3.911344e+000; foe(n+1)=4.669023e+001; krok(n+1)=1.161317e-005; ng(n+1)=3.175667e+002;
n=283; farx(n+1)=3.932828e+000; foe(n+1)=4.664126e+001; krok(n+1)=6.917402e-006; ng(n+1)=3.058451e+002;
n=284; farx(n+1)=3.904264e+000; foe(n+1)=4.659287e+001; krok(n+1)=1.148323e-005; ng(n+1)=3.157867e+002;
n=285; farx(n+1)=3.925359e+000; foe(n+1)=4.654497e+001; krok(n+1)=6.939469e-006; ng(n+1)=3.018429e+002;
n=286; farx(n+1)=3.897044e+000; foe(n+1)=4.649743e+001; krok(n+1)=1.148266e-005; ng(n+1)=3.138570e+002;
n=287; farx(n+1)=3.917988e+000; foe(n+1)=4.645019e+001; krok(n+1)=6.917402e-006; ng(n+1)=3.008100e+002;
n=288; farx(n+1)=3.890163e+000; foe(n+1)=4.640344e+001; krok(n+1)=1.138543e-005; ng(n+1)=3.118573e+002;
n=289; farx(n+1)=3.910761e+000; foe(n+1)=4.635719e+001; krok(n+1)=6.939469e-006; ng(n+1)=2.971625e+002;
n=290; farx(n+1)=3.883143e+000; foe(n+1)=4.631126e+001; krok(n+1)=1.138585e-005; ng(n+1)=3.100881e+002;
n=291; farx(n+1)=3.903623e+000; foe(n+1)=4.626560e+001; krok(n+1)=6.917402e-006; ng(n+1)=2.963907e+002;
n=292; farx(n+1)=3.876495e+000; foe(n+1)=4.622045e+001; krok(n+1)=1.127096e-005; ng(n+1)=3.082406e+002;
n=293; farx(n+1)=3.896599e+000; foe(n+1)=4.617575e+001; krok(n+1)=6.939469e-006; ng(n+1)=2.925586e+002;
n=294; farx(n+1)=3.869975e+000; foe(n+1)=4.613134e+001; krok(n+1)=1.115447e-005; ng(n+1)=3.063413e+002;
n=295; farx(n+1)=3.889796e+000; foe(n+1)=4.608759e+001; krok(n+1)=7.000011e-006; ng(n+1)=2.887491e+002;
n=296; farx(n+1)=3.863374e+000; foe(n+1)=4.604413e+001; krok(n+1)=1.104492e-005; ng(n+1)=3.056510e+002;
n=297; farx(n+1)=3.882989e+000; foe(n+1)=4.600104e+001; krok(n+1)=6.986564e-006; ng(n+1)=2.870900e+002;
n=298; farx(n+1)=3.856906e+000; foe(n+1)=4.595824e+001; krok(n+1)=1.101046e-005; ng(n+1)=3.036572e+002;
n=299; farx(n+1)=3.876286e+000; foe(n+1)=4.591584e+001; krok(n+1)=6.986564e-006; ng(n+1)=2.849449e+002;
n=300; farx(n+1)=3.850431e+000; foe(n+1)=4.587370e+001; krok(n+1)=1.100843e-005; ng(n+1)=3.018354e+002;

figure; semilogy(farx,'b'); hold on; semilogy(foe,'r'); xlabel('Iteracje'); ylabel('Earx, Eoe'); legend('Earx','Eoe'); title('Uczenie predyktora OE');
figure; subplot(2,1,1); semilogy(krok); xlabel('Iteracje'); ylabel('Krok');
subplot(2,1,2); semilogy(ng); xlabel('Iteracje'); ylabel('Norma gradientu');
Earx=farx(n+1)
Eoe=foe(n+1)
